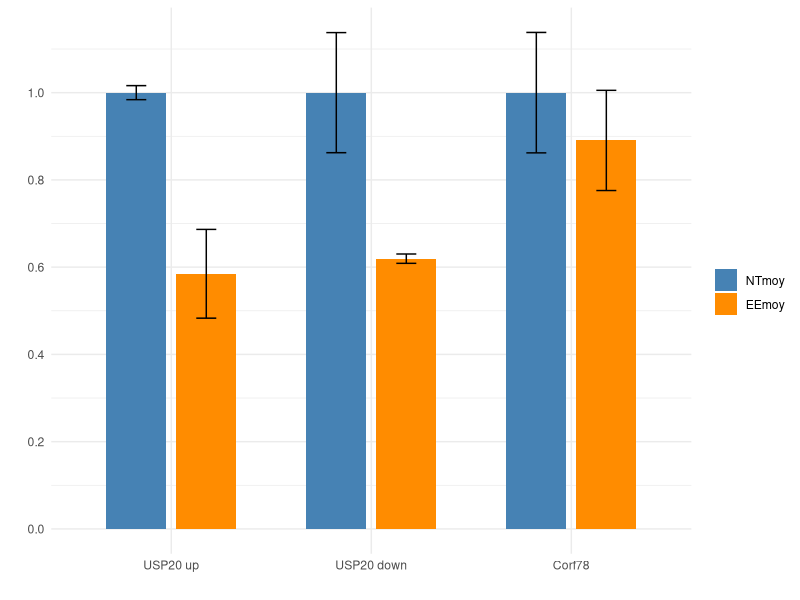
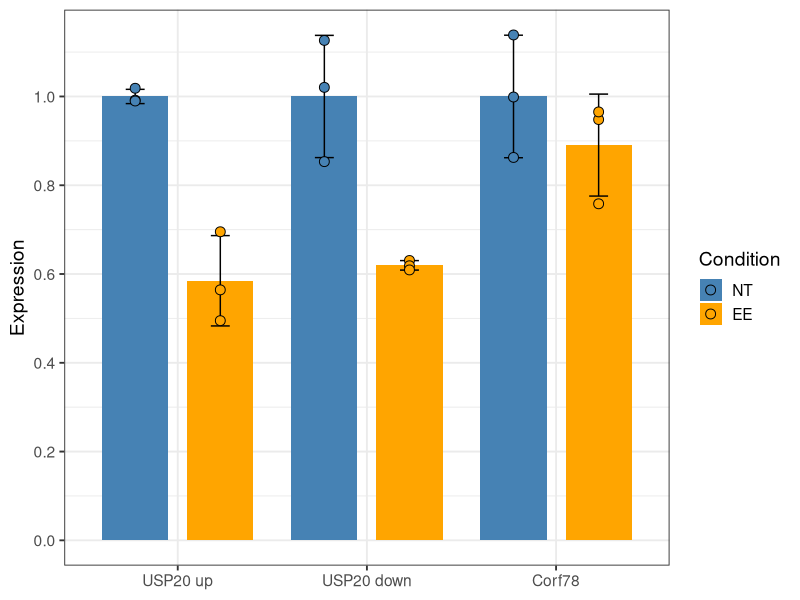

Here is the R script that generated these plots, in order:
setwd("/shared/home/bballester/2.exons/crispri_individual_plots/")



# Load necessary libraries
library(ggplot2)
library(reshape2)

# Read the data
data <- read.csv("USP20_CRISPRI.csv")

# Convert Target to a factor to preserve order
data$Target <- factor(data$Target, levels = data$Target)

# Reshape data to long format for ggplot2
long_data <- melt(data, id.vars = "Target", measure.vars = c("NTmoy", "EEmoy"), 
                  variable.name = "Condition", value.name = "Mean")

# Create a corresponding standard deviation column
long_data$STD <- c(data$`NT.STD`, data$`Exon.STD`)

pdf("USP20_CRISPRI-barplot1.pdf", width=5, height=5)

# Create the bar plot with error bars
ggplot(long_data, aes(x = Target, y = Mean, fill = Condition)) +
  geom_bar(stat = "identity", position = position_dodge(width = 0.7), width = 0.6) +
  geom_errorbar(aes(ymin = Mean - STD, ymax = Mean + STD), 
                width = 0.2, position = position_dodge(width = 0.7)) +
  scale_fill_manual(values = c("NTmoy" = "steelblue", "EEmoy" = "darkorange")) +
  scale_y_continuous(breaks = seq(0, max(long_data$Mean + long_data$STD), by = 0.2)) +  # Set y-axis increments by 0.2
  theme_minimal() +
  labs(y = "", x = "", fill = "") +
  theme(axis.text.x = element_text(angle = 0, hjust = 0.5))

dev.off()




# -------------------------------------------------------------
# Script to plot replicate points alongside means
# -------------------------------------------------------------

# -------------------------------------------------------------
# Example R script to plot replicate points alongside means
# -------------------------------------------------------------

# 1) Load libraries
library(tidyverse)

# 2) New data
df <- tribble(
  ~Target,         ~NT1,     ~NT2,     ~NT3,     ~EE1,     ~EE2,     ~EE3, ~NTmoy, ~`NT STD`, ~EEmoy, ~`Exon STD`, ~p.values,
  "USP20 up",      0.9917,   0.9898,   1.0185,   0.6952,   0.5643,   0.4949,   1,    0.01606,   0.5848, 0.10173,    0.001106061,
  "USP20 down",    0.8532,   1.0205,   1.1263,   0.6305,   0.6186,   0.6092,   1,    0.13767,   0.6195, 0.01069,    0.004408742,
  "Corf78",        0.8626,   0.9988,   1.1386,   0.7582,   0.9480,   0.9652,   1,    0.13801,   0.8905, 0.11486,    0.175123927
)

# 3) Reshape replicates (NT1–3, EE1–3) into long form
df_reps <- df %>%
  select(Target, NT1, NT2, NT3, EE1, EE2, EE3) %>%
  pivot_longer(
    cols       = c(NT1, NT2, NT3, EE1, EE2, EE3),
    names_to   = "Rep",
    values_to  = "Value"
  ) %>%
  mutate(
    # Identify NT vs EE from the column name prefix
    Condition = if_else(str_detect(Rep, "^NT"), "NT", "EE")
  )

# 4) Reshape means (NTmoy, EEmoy) and SDs (NT STD, Exon STD) similarly
df_means <- df %>%
  select(Target, NTmoy, `NT STD`, EEmoy, `Exon STD`) %>%
  pivot_longer(
    cols         = c(NTmoy, EEmoy),
    names_to     = "Condition",
    values_to    = "Mean",
    names_pattern = "(NT|EE).*"  # extracts 'NT' or 'EE' from column names
  ) %>%
  mutate(
    SD = if_else(Condition == "NT", `NT STD`, `Exon STD`)
  )

# 5) Convert both data frames to factor variables
df_reps <- df_reps %>%
  mutate(
    Target = factor(Target, levels = c("USP20 up", "USP20 down", "Corf78")),
    Condition = factor(Condition, levels = c("NT", "EE"))  # ensures NT is first
  )

df_means <- df_means %>%
  mutate(
    Target = factor(Target, levels = c("USP20 up", "USP20 down", "Corf78")),
    Condition = factor(Condition, levels = c("NT", "EE"))
  )

# 6) Plot

pdf("USP20_CRISPRI-barplot2.pdf", width=5, height=5)
ggplot() +
  # Bars & error bars for means
  geom_col(
    data = df_means,
    aes(x = Target, y = Mean, fill = Condition),
    position = position_dodge(width = 0.9),
    width = 0.7
  ) +
  geom_errorbar(
    data = df_means,
    aes(x = Target, ymin = Mean - SD, ymax = Mean + SD, group = Condition),
    position = position_dodge(width = 0.9),
    width = 0.2
  ) +
  # Points for replicates
  geom_point(
    data = df_reps,
    aes(x = Target, y = Value, fill = Condition),
    position = position_dodge(width = 0.9),
    shape = 21,  
    size = 3
  ) +
  # Custom color scheme for NT / EE
  scale_fill_manual(values = c("NT" = "steelblue", "EE" = "orange")) +
  # Set y-axis breaks every 0.2 from 0 to 1.4 (adjust as you wish)
  scale_y_continuous(breaks = seq(0, 1.4, 0.2)) +
  theme_bw(base_size = 14) +
  labs(
    fill = "Condition",
    x    = NULL,
    y    = "Expression"
  )



dev.off()
